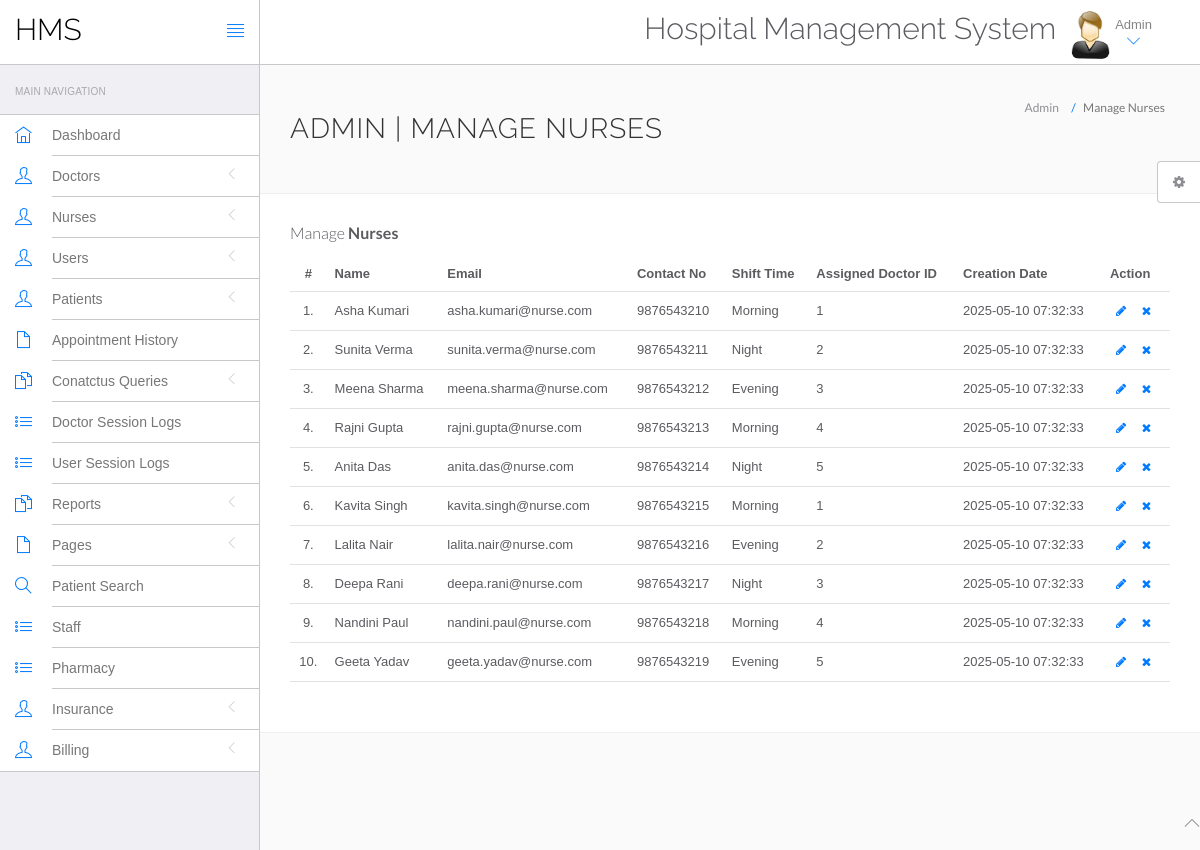
/hms/admin/manage-nurses.php (signed in), run on the app's committed database.
### tables this page shows
CREATE TABLE `nurses` (
  `id` int(11) NOT NULL,
  `name` varchar(255) DEFAULT NULL,
  `email` varchar(255) DEFAULT NULL,
  `contact_no` bigint(20) DEFAULT NULL,
  `shift_time` varchar(255) DEFAULT NULL,
  `assigned_doctor_id` int(11) DEFAULT NULL,
  `creation_date` timestamp NOT NULL DEFAULT current_timestamp() ON UPDATE current_timestamp()
);

### hms/admin/manage-nurses.php (the view, shortened to what this page needs)
<?php
include('include/config.php');
if (strlen($_SESSION['id'] == 0)) {
    header('location:logout.php');
} else {
    ?>
    <!DOCTYPE html>
    <html lang="en">
    <head>
        <link rel="stylesheet" href="vendor/bootstrap/css/bootstrap.min.css">
        <link rel="stylesheet" href="vendor/fontawesome/css/font-awesome.min.css">
        <link rel="stylesheet" href="vendor/themify-icons/themify-icons.min.css">
        <link href="vendor/animate.css/animate.min.css" rel="stylesheet" media="screen">
        <link href="vendor/perfect-scrollbar/perfect-scrollbar.min.css" rel="stylesheet" media="screen">
        <link href="vendor/switchery/switchery.min.css" rel="stylesheet" media="screen">
        <link href="vendor/bootstrap-touchspin/jquery.bootstrap-touchspin.min.css" rel="stylesheet" media="screen">
        <link href="vendor/select2/select2.min.css" rel="stylesheet" media="screen">
        <link href="vendor/bootstrap-datepicker/bootstrap-datepicker3.standalone.min.css" rel="stylesheet"
              media="screen">
        <link href="vendor/bootstrap-timepicker/bootstrap-timepicker.min.css" rel="stylesheet" media="screen">
        <link rel="stylesheet" href="assets/css/styles.css">
        <link rel="stylesheet" href="assets/css/plugins.css">
        <link rel="stylesheet" href="assets/css/themes/theme-1.css" id="skin_color"/>
    </head>
    <body>
    <div id="app">
        <?php include('include/sidebar.php'); ?>
        <div class="app-content">
            <?php include('include/header.php'); ?>
            <div class="main-content">
                <div class="wrap-content container" id="container">
                    <section id="page-title">
                        <div class="row">
                            <div class="col-sm-8">
                                <h1 class="mainTitle">Admin | Manage Nurses</h1>
                            </div>
                            <ol class="breadcrumb">
                                <li>
                                    <span>Admin</span>
                                </li>
                                <li class="active">
                                    <span>Manage Nurses</span>
                                </li>
                            </ol>
                        </div>
                    </section>
                    <div class="container-fluid container-fullw bg-white">
                        <div class="row">
                            <div class="col-md-12">
                                <h5 class="over-title margin-bottom-15">Manage <span class="text-bold">Nurses</span></h5>
                                <table class="table table-hover" id="sample-table-1">
                                    <thead>
                                    <tr>
                                        <th class="center">#</th>
                                        <th>Name</th>
                                        <th class="hidden-xs">Email</th>
                                        <th>Contact No</th>
                                        <th>Shift Time</th>
                                        <th>Assigned Doctor ID</th>
                                        <th>Creation Date</th>
                                        <th>Action</th>
                                    </tr>
                                    </thead>
                                    <tbody>
                                    <?php
                                    $sql = mysqli_query($con, "select * from nurses");
                                    $cnt = 1;
                                    while ($row = mysqli_fetch_array($sql)) {
                                        ?>
                                        <tr>
                                            <td class="center"><?php echo $cnt; ?>.</td>
                                            <td><?php echo $row['name']; ?></td>
                                            <td class="hidden-xs"><?php echo $row['email']; ?></td>
                                            <td><?php echo $row['contact_no']; ?></td>
                                            <td><?php echo $row['shift_time']; ?></td>
                                            <td><?php echo $row['assigned_doctor_id']; ?></td>
                                            <td><?php echo $row['creation_date']; ?>
                                            </td>
                                            <td>
                                                <div class="visible-md visible-lg hidden-sm hidden-xs">
                                                    <a href="edit-nurse.php?id=<?php echo $row['id']; ?>"
                                                       class="btn btn-transparent btn-xs" tooltip-placement="top"
                                                       tooltip="Edit"><i class="fa fa-pencil"></i></a>
                                                    <a href="manage-nurses.php?id=<?php echo $row['id'] ?>&del=delete"
                                                       onClick="return confirm('Are you sure you want to delete?')"
                                                       class="btn btn-transparent btn-xs tooltips" tooltip-placement="top"
                                                       tooltip="Remove"><i class="fa fa-times fa fa-white"></i></a>
                                                </div>
                                            </td>
                                        </tr>
                                        <?php
                                        $cnt = $cnt + 1;
                                    } ?>
                                    </tbody>
                                </table>
                            </div>
                        </div>
                    </div>
                </div>
            </div>
        </div>
    </div>
    <?php include('include/footer.php'); ?>
    <?php include('include/setting.php'); ?>
    </body>
    </html>
<?php } ?>

### hms/admin/assets/css/themes/theme-1.css (style rules this page uses)
body { background: #FAFAFA; }

### data on the page
nurses: name "Asha Kumari", email "asha.kumari@nurse.com", contact_no "9876543210", shift_time "Morning", assigned_doctor "1", creation_date "2025-05-10 07:32:33"
nurses: name "Sunita Verma", email "sunita.verma@nurse.com", contact_no "9876543211", shift_time "Night", assigned_doctor "2", creation_date "2025-05-10 07:32:33"
nurses: name "Meena Sharma", email "meena.sharma@nurse.com", contact_no "9876543212", shift_time "Evening", assigned_doctor "3", creation_date "2025-05-10 07:32:33"
nurses: name "Rajni Gupta", email "rajni.gupta@nurse.com", contact_no "9876543213", shift_time "Morning", assigned_doctor "4", creation_date "2025-05-10 07:32:33"
nurses: name "Anita Das", email "anita.das@nurse.com", contact_no "9876543214", shift_time "Night", assigned_doctor "5", creation_date "2025-05-10 07:32:33"
nurses: name "Kavita Singh", email "kavita.singh@nurse.com", contact_no "9876543215", shift_time "Morning", assigned_doctor "1", creation_date "2025-05-10 07:32:33"
nurses: name "Lalita Nair", email "lalita.nair@nurse.com", contact_no "9876543216", shift_time "Evening", assigned_doctor "2", creation_date "2025-05-10 07:32:33"
nurses: name "Deepa Rani", email "deepa.rani@nurse.com", contact_no "9876543217", shift_time "Night", assigned_doctor "3", creation_date "2025-05-10 07:32:33"
nurses: name "Nandini Paul", email "nandini.paul@nurse.com", contact_no "9876543218", shift_time "Morning", assigned_doctor "4", creation_date "2025-05-10 07:32:33"
nurses: name "Geeta Yadav", email "geeta.yadav@nurse.com", contact_no "9876543219", shift_time "Evening", assigned_doctor "5", creation_date "2025-05-10 07:32:33"
